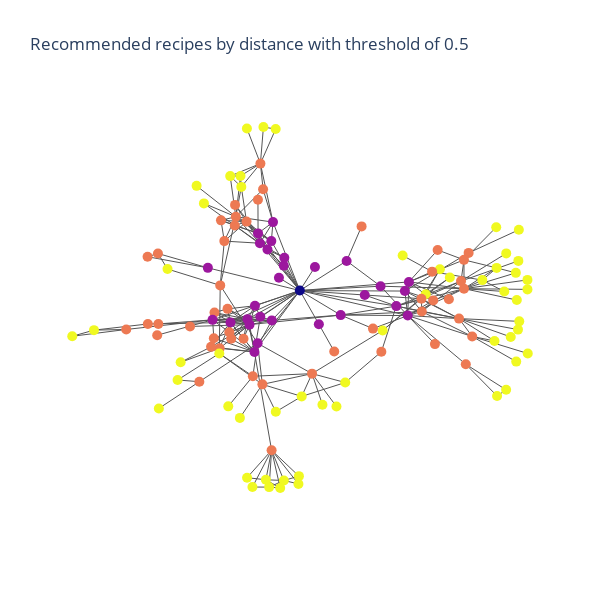

Source (notebook cell):
### Code cell
recommend_recipes()

### Figure 1 — Plotly figure (JSON) as saved in the notebook; plotly's stock layout.template omitted (floating-point values rounded to 4 significant figures; data arrays with more than 128 entries replaced by an {"elided": "..."} marker saying what was removed)
{"data": [{"hoverinfo": "none", "line": {"color": "#555555", "width": 1}, "mode": "lines", "type": "scatter", "x": {"elided": "1260 float values"}, "y": {"elided": "1260 float values"}}, {"hoverinfo": "text", "marker": {"color": {"elided": "131 int values"}, "size": 10}, "mode": "markers", "text": {"elided": "131 str values"}, "type": "scatter", "x": {"elided": "131 float values"}, "y": {"elided": "131 float values"}}], "layout": {"autosize": false, "height": 600, "hovermode": "closest", "margin": {"b": 85, "l": 40, "pad": 0, "r": 40, "t": 100}, "plot_bgcolor": "#ffffff", "showlegend": false, "title": {"text": "Recommended recipes by distance with threshold of 0.5"}, "width": 600, "xaxis": {"showgrid": false, "showline": false, "showticklabels": false, "title": {"text": ""}, "zeroline": false}, "yaxis": {"showgrid": false, "showline": false, "showticklabels": false, "title": {"text": ""}, "zeroline": false}}}
